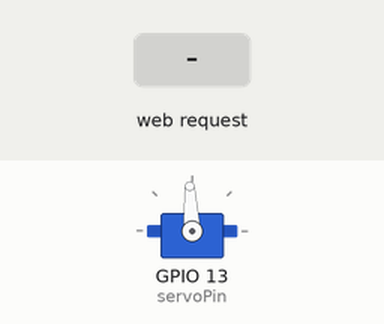
Bench run of a sketch on a simulated ESP32. Shown: servo. Inputs (shaded band) come from the test bench. Servo pulses on a pin are drawn as a servo (544–2400 µs = 0–180°); what the sketch prints to the serial monitor is not drawn.

Above: at 1.3 s.
1.4 s: HTTP request GET /set?angle=1 received
At 2.2 s:
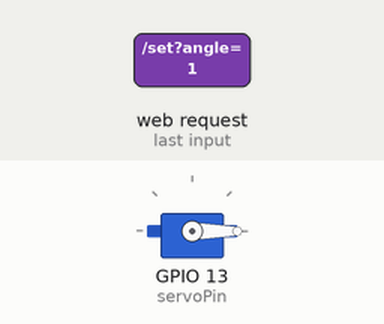
2.9 s: HTTP request GET /set?angle=120 received
At 3.4 s:
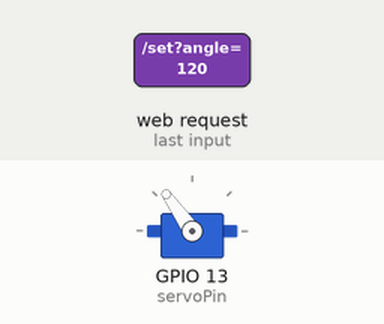
4.4 s: HTTP request GET /set?angle=0 received
At 5.7 s:
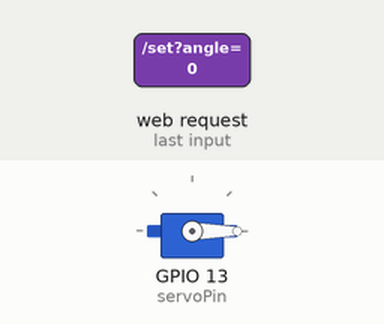
Timing chart, 0 to 7.4 s (numbered marks = the images above; inputs shaded):
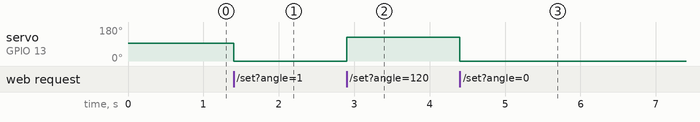

The sketch:

servo_controller.ino
```cpp
#include <WiFi.h>
#include <WebServer.h>

// ==================== CONFIG ====================
const char* ssid     = "YOUR_WIFI_SSID";
const char* password = "YOUR_WIFI_PASSWORD";
const int servoPin   = 13;          // PWM signal pin
// ================================================

WebServer server(80);

// MG996R: 50 Hz, 500us - 2500us pulse
// 16-bit resolution: duty = (us / 20000) * 65535
const int SERVO_MIN_US = 500;
const int SERVO_MAX_US = 2500;
const int PWM_FREQ     = 50;
const int PWM_BITS     = 16;
const int DUTY_MIN     = (SERVO_MIN_US * 65535) / 20000;  // ~1638
const int DUTY_MAX     = (SERVO_MAX_US * 65535) / 20000;  // ~8192

int currentAngle = 90;

void setServo(int angle) {
  angle = constrain(angle, 0, 180);
  int duty = map(angle, 0, 180, DUTY_MIN, DUTY_MAX);
  ledcWrite(servoPin, duty);
  currentAngle = angle;
}

void handleRoot() {
  String html = R"rawliteral(
<!DOCTYPE html>
<html lang="en">
<head>
<meta charset="UTF-8">
<meta name="viewport" content="width=device-width, initial-scale=1.0">
<title>ESP32 Servo Control</title>
<style>
  * { box-sizing: border-box; margin: 0; padding: 0; }
  body {
    font-family: 'Segoe UI', system-ui, sans-serif;
    background: linear-gradient(135deg, #1a1a2e 0%, #16213e 100%);
    color: #eaeaea;
    min-height: 100vh;
    display: flex;
    flex-direction: column;
    align-items: center;
    justify-content: center;
    padding: 20px;
  }
  .card {
    background: rgba(255,255,255,0.05);
    backdrop-filter: blur(10px);
    border: 1px solid rgba(255,255,255,0.1);
    border-radius: 24px;
    padding: 40px;
    width: 100%;
    max-width: 420px;
    text-align: center;
    box-shadow: 0 20px 60px rgba(0,0,0,0.4);
  }
  h1 { font-size: 1.6rem; margin-bottom: 8px; }
  .ip { color: #888; font-size: 0.85rem; margin-bottom: 28px; }
  .gauge-wrap {
    position: relative;
    width: 220px;
    height: 220px;
    margin: 0 auto 28px;
  }
  .gauge-bg, .gauge-fill {
    fill: none;
    stroke-width: 18;
    stroke-linecap: round;
  }
  .gauge-bg { stroke: rgba(255,255,255,0.08); }
  .gauge-fill {
    stroke: #00d4aa;
    stroke-dasharray: 345;
    stroke-dashoffset: 172;
    transition: stroke-dashoffset 0.3s ease, stroke 0.3s;
  }
  .gauge-text {
    position: absolute;
    top: 50%; left: 50%;
    transform: translate(-50%, -40%);
    font-size: 3rem;
    font-weight: 700;
  }
  .gauge-label {
    position: absolute;
    top: 65%; left: 50%;
    transform: translateX(-50%);
    font-size: 0.85rem;
    color: #888;
  }
  input[type=range] {
    -webkit-appearance: none;
    width: 100%;
    height: 8px;
    border-radius: 4px;
    background: rgba(255,255,255,0.1);
    outline: none;
    margin: 24px 0;
  }
  input[type=range]::-webkit-slider-thumb {
    -webkit-appearance: none;
    width: 28px; height: 28px;
    border-radius: 50%;
    background: #00d4aa;
    cursor: pointer;
    box-shadow: 0 0 12px rgba(0,212,170,0.5);
    transition: transform 0.1s;
  }
  input[type=range]::-webkit-slider-thumb:hover { transform: scale(1.15); }
  input[type=range]::-moz-range-thumb {
    width: 28px; height: 28px;
    border-radius: 50%;
    background: #00d4aa;
    cursor: pointer;
    border: none;
  }
  .presets {
    display: grid;
    grid-template-columns: repeat(5, 1fr);
    gap: 10px;
    margin-top: 12px;
  }
  .presets button {
    background: rgba(255,255,255,0.08);
    border: 1px solid rgba(255,255,255,0.12);
    color: #eaeaea;
    padding: 10px 0;
    border-radius: 12px;
    cursor: pointer;
    font-weight: 600;
    transition: all 0.2s;
  }
  .presets button:hover {
    background: #00d4aa;
    color: #111;
    border-color: #00d4aa;
  }
  .status {
    margin-top: 18px;
    font-size: 0.8rem;
    color: #00d4aa;
    opacity: 0;
    transition: opacity 0.3s;
    height: 1.2em;
  }
  .status.show { opacity: 1; }
</style>
</head>
<body>
<div class="card">
  <h1>MG996R Servo</h1>
  <div class="ip" id="ip">Connecting...</div>

  <div class="gauge-wrap">
    <svg viewBox="0 0 140 140" style="transform: rotate(135deg);">
      <circle class="gauge-bg" cx="70" cy="70" r="58"/>
      <circle class="gauge-fill" id="gauge" cx="70" cy="70" r="58"/>
    </svg>
    <div class="gauge-text" id="val">90°</div>
    <div class="gauge-label">ANGLE</div>
  </div>

  <input type="range" id="slider" min="0" max="180" value="90">

  <div class="presets">
    <button onclick="go(0)">0°</button>
    <button onclick="go(45)">45°</button>
    <button onclick="go(90)">90°</button>
    <button onclick="go(135)">135°</button>
    <button onclick="go(180)">180°</button>
  </div>

  <div class="status" id="status">Updated</div>
</div>

<script>
  const slider = document.getElementById('slider');
  const valDisplay = document.getElementById('val');
  const gauge = document.getElementById('gauge');
  const status = document.getElementById('status');
  const ipDisplay = document.getElementById('ip');

  ipDisplay.textContent = window.location.host;

  function updateUI(a) {
    valDisplay.textContent = a + '°';
    const pct = a / 180;
    const offset = 345 - (pct * 270);
    gauge.style.strokeDashoffset = offset;
    const hue = 160 - (pct * 60);
    gauge.style.stroke = `hsl(${hue}, 100%, 50%)`;
  }

  function send(a) {
    fetch('/set?angle=' + a)
      .then(() => {
        status.textContent = 'Set to ' + a + '°';
        status.classList.add('show');
        setTimeout(() => status.classList.remove('show'), 1000);
      });
  }

  function go(a) {
    slider.value = a;
    updateUI(a);
    send(a);
  }

  let debounce;
  slider.addEventListener('input', e => {
    const a = e.target.value;
    updateUI(a);
    clearTimeout(debounce);
    debounce = setTimeout(() => send(a), 50);
  });

  updateUI(90);
</script>
</body>
</html>
)rawliteral";

  server.send(200, "text/html", html);
}

void handleSet() {
  if (server.hasArg("angle")) {
    int angle = server.arg("angle").toInt();
    setServo(angle);
    server.send(200, "text/plain", "OK");
  } else {
    server.send(400, "text/plain", "Missing angle");
  }
}

void setup() {
  Serial.begin(115200);
  delay(100);

  ledcAttach(servoPin, PWM_FREQ, PWM_BITS);
  setServo(90);

  WiFi.mode(WIFI_AP);
  bool ok = WiFi.softAP("ESP32-SERVO", "12345678", 1, 0, 4);
  Serial.print("softAP result: ");
  Serial.println(ok ? "OK" : "FAILED");
  IPAddress IP = WiFi.softAPIP();
  Serial.print("AP IP: ");
  Serial.println(IP);
  Serial.print("MAC: ");
  Serial.println(WiFi.softAPmacAddress());

  server.on("/", HTTP_GET, handleRoot);
  server.on("/set", HTTP_GET, handleSet);
  server.begin();
  Serial.println("HTTP server started");
}

void loop() {
  server.handleClient();
}
```

Measured:
- after the input at 1.4 s, servo on GPIO 13 (servoPin): 93° → 0° at once
- after the input at 2.9 s, servo on GPIO 13 (servoPin): 0° → 125° at once
- after the input at 4.4 s, servo on GPIO 13 (servoPin): 125° → 0° at once
